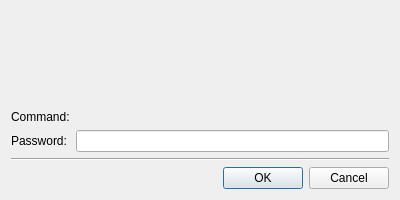
<?xml version="1.0" encoding="UTF-8"?>
<ui version="4.0">
 <class>PasswordDialog</class>
 <widget class="QDialog" name="PasswordDialog">
  <property name="geometry">
   <rect>
    <x>0</x>
    <y>0</y>
    <width>400</width>
    <height>200</height>
   </rect>
  </property>
  <property name="sizePolicy">
   <sizepolicy hsizetype="Fixed" vsizetype="Fixed">
    <horstretch>0</horstretch>
    <verstretch>0</verstretch>
   </sizepolicy>
  </property>
  <property name="windowTitle">
   <string>LXQt sudo</string>
  </property>
  <layout class="QVBoxLayout" name="verticalLayout">
   <item>
    <layout class="QGridLayout" name="gridLayout">
     <item row="0" column="0">
      <widget class="QLabel" name="iconL">
       <property name="text">
        <string/>
       </property>
      </widget>
     </item>
     <item row="0" column="1">
      <widget class="QLabel" name="descriptionL">
       <property name="text">
        <string/>
       </property>
       <property name="scaledContents">
        <bool>true</bool>
       </property>
      </widget>
     </item>
     <item row="1" column="1">
      <widget class="QLabel" name="errorL">
       <property name="sizePolicy">
        <sizepolicy hsizetype="Preferred" vsizetype="Fixed">
         <horstretch>0</horstretch>
         <verstretch>0</verstretch>
        </sizepolicy>
       </property>
       <property name="text">
        <string/>
       </property>
      </widget>
     </item>
     <item row="2" column="1">
      <widget class="QLabel" name="commandL">
       <property name="sizePolicy">
        <sizepolicy hsizetype="Preferred" vsizetype="Fixed">
         <horstretch>0</horstretch>
         <verstretch>0</verstretch>
        </sizepolicy>
       </property>
       <property name="text">
        <string/>
       </property>
      </widget>
     </item>
     <item row="2" column="0">
      <widget class="QLabel" name="descCommandL">
       <property name="sizePolicy">
        <sizepolicy hsizetype="Preferred" vsizetype="Fixed">
         <horstretch>0</horstretch>
         <verstretch>0</verstretch>
        </sizepolicy>
       </property>
       <property name="text">
        <string>Command:</string>
       </property>
      </widget>
     </item>
     <item row="4" column="0">
      <widget class="QLabel" name="descPasswordL">
       <property name="text">
        <string>Password:</string>
       </property>
      </widget>
     </item>
     <item row="4" column="1">
      <widget class="QLineEdit" name="passwordLE">
       <property name="echoMode">
        <enum>QLineEdit::Password</enum>
       </property>
      </widget>
     </item>
    </layout>
   </item>
   <item>
    <widget class="Line" name="line">
     <property name="orientation">
      <enum>Qt::Horizontal</enum>
     </property>
    </widget>
   </item>
   <item>
    <widget class="QDialogButtonBox" name="buttonBox">
     <property name="orientation">
      <enum>Qt::Horizontal</enum>
     </property>
     <property name="standardButtons">
      <set>QDialogButtonBox::Cancel|QDialogButtonBox::Ok</set>
     </property>
    </widget>
   </item>
  </layout>
 </widget>
 <resources/>
 <connections>
  <connection>
   <sender>buttonBox</sender>
   <signal>accepted()</signal>
   <receiver>PasswordDialog</receiver>
   <slot>accept()</slot>
   <hints>
    <hint type="sourcelabel">
     <x>248</x>
     <y>254</y>
    </hint>
    <hint type="destinationlabel">
     <x>157</x>
     <y>274</y>
    </hint>
   </hints>
  </connection>
  <connection>
   <sender>buttonBox</sender>
   <signal>rejected()</signal>
   <receiver>PasswordDialog</receiver>
   <slot>reject()</slot>
   <hints>
    <hint type="sourcelabel">
     <x>316</x>
     <y>260</y>
    </hint>
    <hint type="destinationlabel">
     <x>286</x>
     <y>274</y>
    </hint>
   </hints>
  </connection>
 </connections>
</ui>
